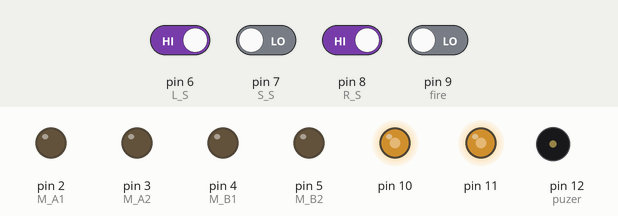
Recording of a sketch running on a simulated Arduino Uno, built with avr-gcc and run on an emulated ATmega328P. Shown: output pins drawn as LEDs (lit = HIGH), buzzer (waves = sounding). The inputs (shaded band) are chosen by the test bench; at power-on: pin 6 (L_S), pin 8 (R_S) HIGH, pin 7 (S_S), pin 9 (fire) LOW.

Above: at 1.2 s.
1.3 s: pin 6 (L_S) driven LOW
At 2.3 s:
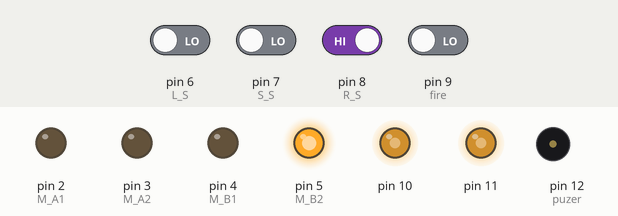
2.8 s: pin 7 (S_S) driven HIGH
At 3.4 s:
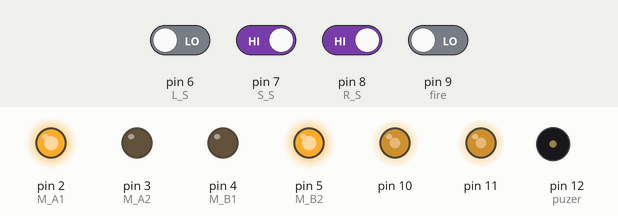
4.3 s: pin 9 (fire) driven HIGH
At 4.8 s:
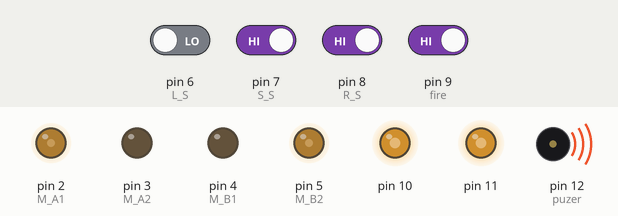
5.8 s: pin 6 (L_S) driven HIGH
At 6.7 s:
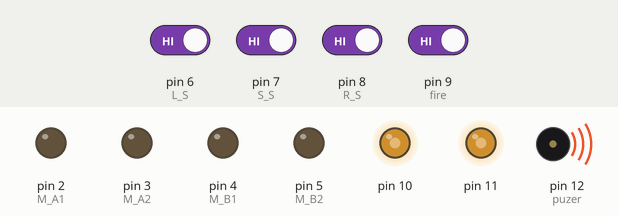
7.3 s: pin 6 (L_S) driven LOW and pin 7 (S_S) driven LOW and pin 8 (R_S) driven LOW and pin 9 (fire) driven LOW
At 8.0 s:
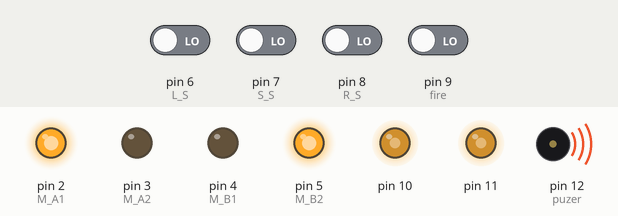
9.8 s: pin 7 (S_S) driven HIGH and pin 8 (R_S) driven HIGH
At 11.1 s:
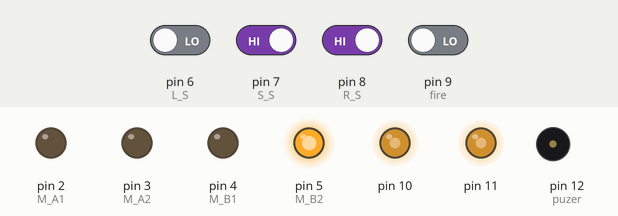
Timing chart, 0 to 12.3 s (numbered marks = the images above; inputs shaded):
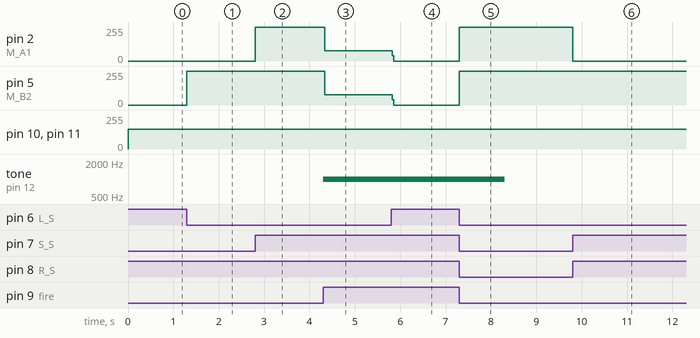

Measured:
- after the input at 1.3 s, pin 5 (M_B2): 0/255 → 255/255 at once
- after the input at 2.8 s, pin 2 (M_A1): 0/255 → 255/255 at once
- after the input at 4.3 s, pin 2 (M_A1), pin 5 (M_B2): 255/255 → 78/255 at once; tone on pin 12 (puzer): silent → 1000 Hz at once
- after the input at 5.8 s, pin 2 (M_A1), pin 5 (M_B2): 78/255 → 0/255 at once
- after the input at 7.3 s, pin 2 (M_A1), pin 5 (M_B2): 0/255 → 255/255 at once; tone on pin 12 (puzer): 1000 Hz → silent after 1.0 s
- after the input at 9.8 s, pin 2 (M_A1): 255/255 → 0/255 at once

The sketch:

sketch_dec24asvvvvvvvv.ino
```cpp
//////////////////////////////////////////////////////////////////////////////******/*****//\\******/*****//////////////////////////////////////////////////////////////
/////////////////////////////////////////////////////////////////////////////******/*****//***\\******/*****//////////////////////////////////////////////////////////////
////////////////////////////////////////////////////////////////////////////******/*****//******\\******/*****//////////////////////////////////////////////////////////////
///////////////////////////////////////////////////////////////////////////******/*****//*********\\******/*****//////////////////////////////////////////////////////////////
//////////////////////////////////////////////////////////////////////////******/*****//************\\******/*****//////////////////////////////////////////////////////////////
/////////////////////////////////////////////////////////////////////////******/*****//***************\\******/*****//////////////////////////////////////////////////////////////
////////////////////////////////////////////////////////////////////////******/*****//by youssef team //******/*****//////////////////////////////////////////////////////////////
////////////////////////////////////////////////////////////////////////******/*****\\***************//******/*****///////////////////////////////////////////////////////////////
/////////////////////////////////////////////////////////////////////////******/*****\\************//******/*****/////////////////////////////////////////////////////////////////
///////////////////////////////////////////////////////////////////////////******/*****\\*********//******/*****//////////////////////////////////////////////////////////////////
/////////////////////////////////////////////////////////////////////////////******/*****\\******//******/*****///////////////////////////////////////////////////////////////////
//////////////////////////////////////////////////////////////////////////////******/*****\\***//******/*****////////////////////////////////////////////////////////////////////
///////////////////////////////////////////////////////////////////////////////******/*****\\//******/*****/////////////////////////////////////////////////////////////////////
int M_A1 = 2; //motor a = +
int M_A2 = 3; //motor a = -

int M_B1 = 4; //motor b = -
int M_B2 = 5; //motor b = +
char state='n';
char a='a';
int R_S = 8; //sincer R
int S_S = 7; //sincer S
int L_S = 6; //sincer L

void setup()
{
Serial.begin(9600);
pinMode(10, OUTPUT);
pinMode(11, OUTPUT);

pinMode(M_B1, OUTPUT);
pinMode(M_B2, OUTPUT);
pinMode(M_A1, OUTPUT);
pinMode(M_A2, OUTPUT);
pinMode(12,OUTPUT);//puzer
pinMode(9,INPUT);//fire
pinMode(L_S, INPUT);
pinMode(S_S, INPUT);
pinMode(R_S, INPUT);
}
void loop()
{
     if(digitalRead(9)==1)
   {
    Stop();
    tone(12,1000,1000);
   }

   analogWrite(10,150);
   analogWrite(11,150);
////////////////////////////////////////////////////////////////state n
   if(state=='n'){

if ((digitalRead(L_S) == 0)&&(digitalRead(S_S) == 1)&&(digitalRead(R_S) == 0)){forword();}

if ((digitalRead(L_S) == 1)&&(digitalRead(S_S) == 1)&&(digitalRead(R_S) == 0)){turnLeft();}
if ((digitalRead(L_S) == 1)&&(digitalRead(S_S) ==0)&&(digitalRead(R_S) == 0)) {turnLeft();}

if ((digitalRead(L_S) == 0)&&(digitalRead(S_S) == 1)&&(digitalRead(R_S) == 1)){turnRight();state='m';}
if ((digitalRead(L_S) == 0)&&(digitalRead(S_S) == 0)&&(digitalRead(R_S) == 1)){turnRight();}
//if ((digitalRead(L_S) == 1)&&(digitalRead(S_S) == 1)&&(digitalRead(R_S) == 1)){ state='c';  forword();}

//if ((digitalRead(L_S) == 0)&&(digitalRead(S_S) == 0)&&(digitalRead(R_S) == 0)){
//  state='c';
//
//  }
}
//////////////////////////////////////////////////////////////////////////state c
if (state=='c')
{
  if(digitalRead(R_S)==0&&digitalRead(S_S)==0&&digitalRead(L_S)==0)
  {
    a='b';
    forword();
  }
    if(digitalRead(R_S)==1&&digitalRead(S_S)==1&&digitalRead(R_S)==1&&a=='b')
  {
    forword();
    state='e';
  }
}
///////////////////////////////////////////////////////////////////state e
if (state=='e')
{

      if ((digitalRead(L_S) == 0)&&(digitalRead(S_S) == 1)&&(digitalRead(R_S) == 0)){forword();}
      if ((digitalRead(L_S) == 1)&&(digitalRead(S_S) == 1)&&(digitalRead(R_S) == 0)){turnLeft();}
      if ((digitalRead(L_S) == 1)&&(digitalRead(S_S) ==0)&&(digitalRead(R_S) == 0)) {turnLeft();}
      if ((digitalRead(L_S) == 0)&&(digitalRead(S_S) == 1)&&(digitalRead(R_S) == 1)){turnRight();}
      if ((digitalRead(L_S) == 0)&&(digitalRead(S_S) == 0)&&(digitalRead(R_S) == 1)){turnRight();}
      if ((digitalRead(L_S) == 0)&&(digitalRead(S_S) == 0)&&(digitalRead(R_S) == 0)){ Stop();}
}
///////////////////////////////////////////////////////////////////state m
if (state=='m')
{
  if((digitalRead(L_S) == 0))
  {
    forword();
   }
   else
   {
    turnRight();
    state='y';
    }
}
///////////////////////////////////////////////////////////////////state y
if (state=='y')
{

      if ((digitalRead(L_S) == 0)&&(digitalRead(S_S) == 1)&&(digitalRead(R_S) == 0)){forword();}
      if ((digitalRead(L_S) == 1)&&(digitalRead(S_S) == 1)&&(digitalRead(R_S) == 0)){turnLeft();}
      if ((digitalRead(L_S) == 1)&&(digitalRead(S_S) ==0)&&(digitalRead(R_S) == 0)) {turnLeft();}
      if ((digitalRead(L_S) == 0)&&(digitalRead(S_S) == 1)&&(digitalRead(R_S) == 1)){turnRight();}
      if ((digitalRead(L_S) == 0)&&(digitalRead(S_S) == 0)&&(digitalRead(R_S) == 1)){turnRight();}
      if ((digitalRead(L_S) == 1)&&(digitalRead(S_S) == 1)&&(digitalRead(R_S) == 1)){ state='c';  forword();}
}

}


void forword(){
digitalWrite(M_A1, HIGH);
digitalWrite(M_A2,LOW );
digitalWrite(M_B1, LOW);
digitalWrite(M_B2,HIGH );
}


void turnRight(){
digitalWrite(M_A1, LOW);
digitalWrite(M_A2, LOW);
digitalWrite(M_B1, LOW);
digitalWrite(M_B2, HIGH);
}

void turnLeft(){
digitalWrite(M_A1, HIGH);
digitalWrite(M_A2,LOW );
digitalWrite(M_B1, LOW);
digitalWrite(M_B2, LOW);
}

void Stop(){
digitalWrite(M_A1, LOW);
digitalWrite(M_A2, LOW);
digitalWrite(M_B1, LOW);
digitalWrite(M_B2, LOW);
}
```
